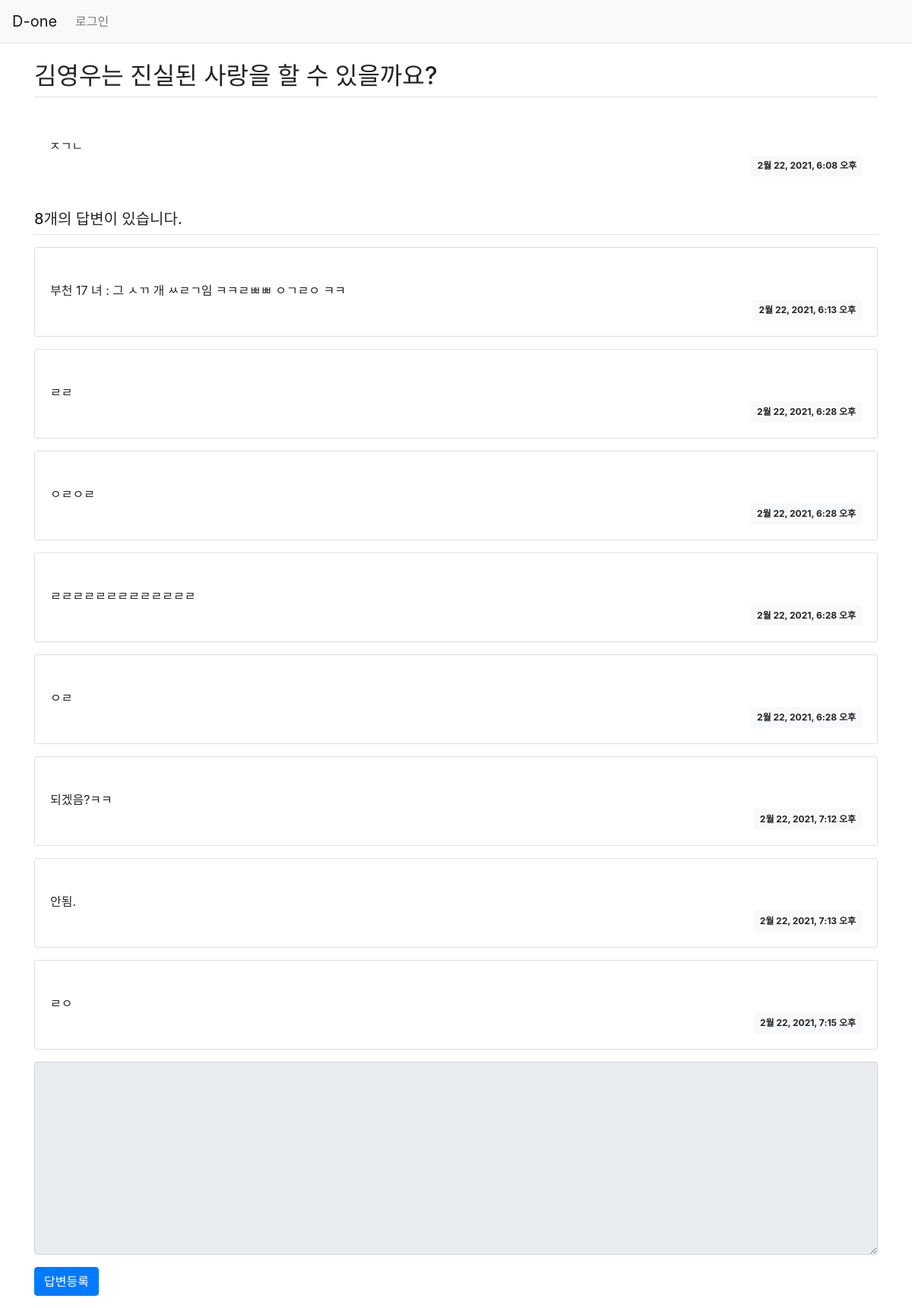
The app's page /pybo/5/ with its own data.
### pybo/models.py (models this page shows, shortened)
class Question(models.Model):
    author = models.ForeignKey(User, on_delete=models.CASCADE)
    subject = models.CharField(max_length=200)
    content = models.TextField()
    create_date = models.DateTimeField()

class Answer(models.Model):
    author = models.ForeignKey(User, on_delete=models.CASCADE)
    question = models.ForeignKey(Question, on_delete=models.CASCADE)
    content = models.TextField()
    create_date = models.DateTimeField()

### pybo/views.py (the view)
# urls.py: path('<int:question_id>/', views.detail, name='detail'),
def detail(request, question_id):
    question = get_object_or_404(Question, pk=question_id)
    context = {'question':question}
    return render(request, 'pybo/question_detail.html', context)

### templates/pybo/question_detail.html (shortened to what this page needs)
{% extends 'base.html' %}
{% block content %}
<div class='container my-3'>
    <h2 class='border-bottom py-2'>{{ question.subject}}</h2>
    <div cloass='card my-3'>
        <div class='card-body'>
            <div class='card-text' style='white-space: pre-line;'>
                {{ question.content }}
            </div>
            <div class='d-flex justify-content-end'>
                <div class='badge badge-light p-2'>
                    {{ question.create_date }}
                </div>
            </div>
        </div>
    </div>
    <h5 class='border-bottom my-3 py-2'>
        {{question.answer_set.count}}개의 답변이 있습니다.
    </h5>
    {% for answer in question.answer_set.all %}
    <div class='card my-3'>
        <div class='card-body'>
            <div class='card-text' style='white-space: pre-line;'>
                {{ answer.content }}
            </div>
            <div class='d-flex justify-content-end'>
                <div class='badge badge-light p-2'>
                    {{ answer.create_date }}
                </div>
            </div>
        </div>
    </div>
    {% endfor %}
    <form action="{% url 'pybo:answer_create' question.id %}" method="post" class="my-3">
        <div class="form-group">
            <textarea name="content" id="content" {%if not user.is_authenticated %}disabled{% endif %} class="form-control" rows="10"></textarea>
        </div>
        <input type="submit" value="답변등록" class="btn btn-primary">
    </form>
</div>
{% endblock %}

### records on screen
Question: subject "김영우는 진실된 사랑을 할 수 있을까요?", content "ㅈㄱㄴ", create_date "2월 22, 2021, 6:08 오후", answer_set.count "8"
Answer: content "부천 17 녀 : 그 ㅅㄲ 개 ㅆㄹㄱ임 ㅋㅋㄹㅃㅃ ㅇㄱㄹㅇ ㅋㅋ", create_date "2월 22, 2021, 6:13 오후"
Answer: content "ㄹㄹ", create_date "2월 22, 2021, 6:28 오후"
Answer: content "ㅇㄹㅇㄹ", create_date "2월 22, 2021, 6:28 오후"
Answer: content "ㄹㄹㄹㄹㄹㄹㄹㄹㄹㄹㄹㄹㄹ", create_date "2월 22, 2021, 6:28 오후"
Answer: content "ㅇㄹ", create_date "2월 22, 2021, 6:28 오후"
Answer: content "되겠음?ㅋㅋ", create_date "2월 22, 2021, 7:12 오후"
Answer: content "안됨.", create_date "2월 22, 2021, 7:13 오후"
Answer: content "ㄹㅇ", create_date "2월 22, 2021, 7:15 오후"
